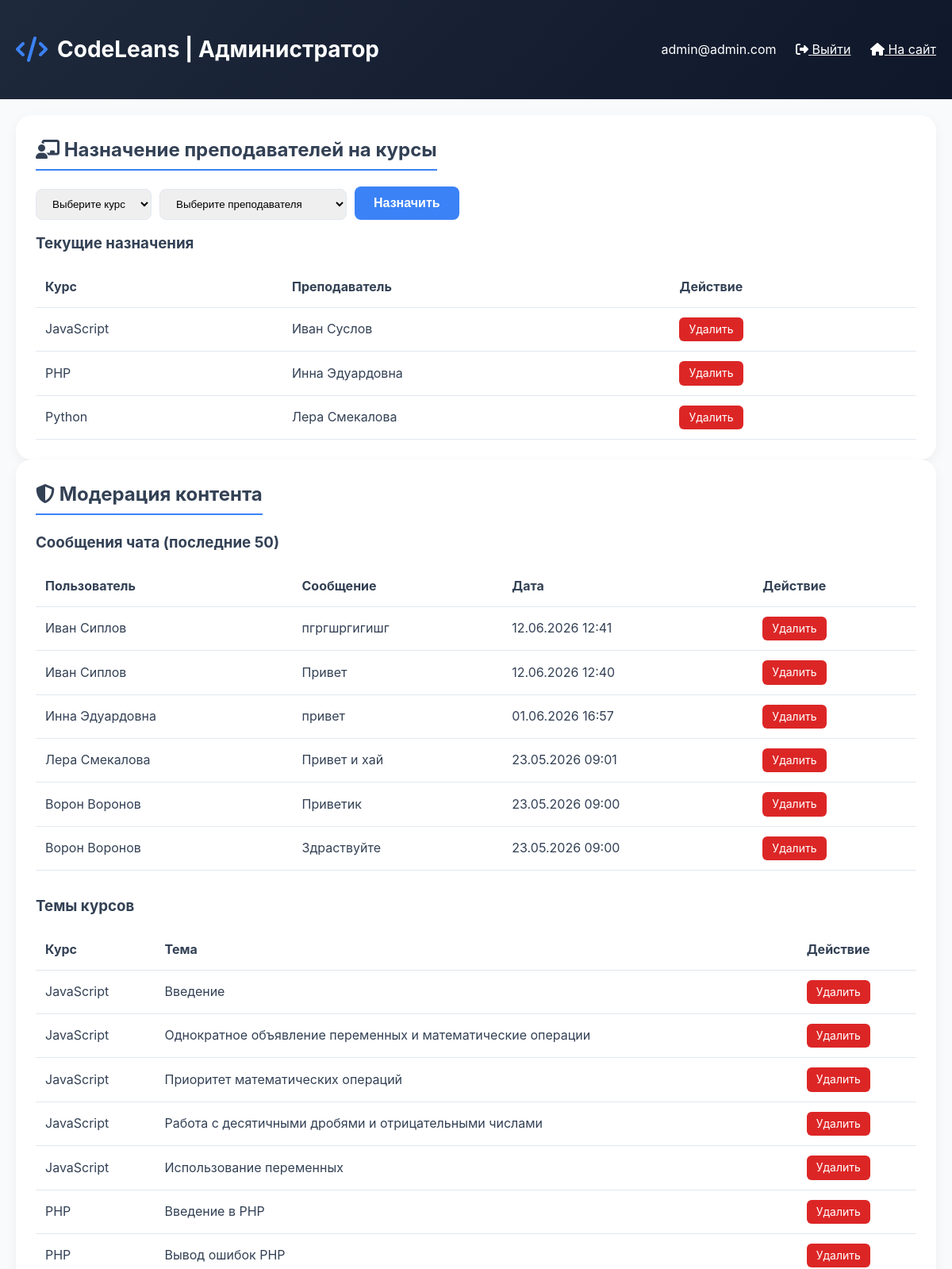
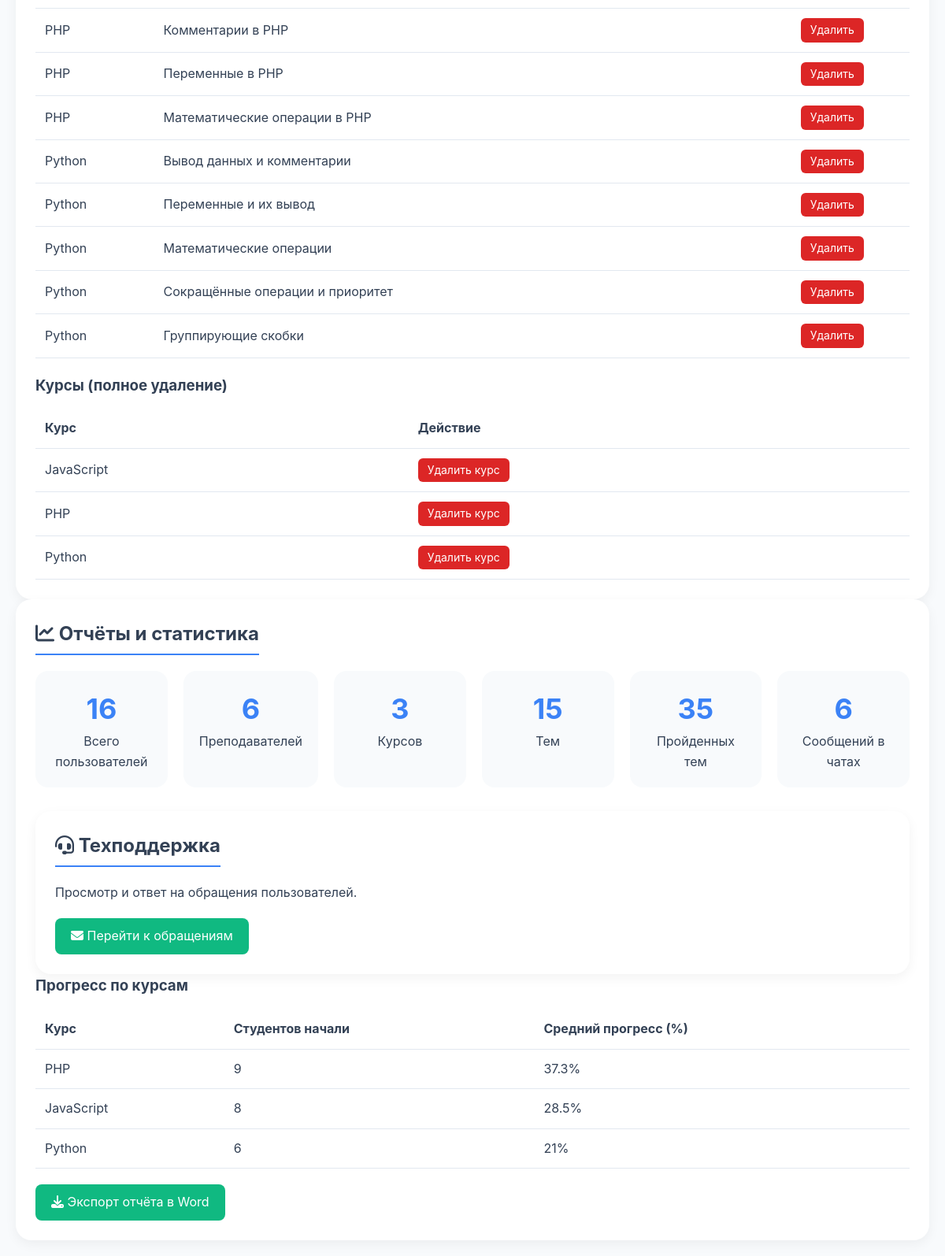
The page /admin.php (signed in) on the database its author committed (2 pictures, top to bottom).
### tables this page shows
CREATE TABLE `course_teachers` (
  `id` int(11) NOT NULL,
  `course_id` int(11) NOT NULL,
  `teacher_id` int(11) NOT NULL,
  `assigned_at` timestamp NOT NULL DEFAULT current_timestamp()
);

CREATE TABLE `courses` (
  `id` int(11) NOT NULL,
  `course_name` varchar(50) NOT NULL,
  `course_description` text DEFAULT NULL,
  `total_topic` int(11) NOT NULL DEFAULT 0,
  `total_hours` int(11) NOT NULL DEFAULT 0,
  `created_by` int(11) DEFAULT NULL,
  `is_published` tinyint(1) NOT NULL DEFAULT 1,
  `is_public` tinyint(1) NOT NULL DEFAULT 0
);

CREATE TABLE `users` (
  `id` int(11) NOT NULL,
  `full_name` varchar(100) NOT NULL,
  `email` varchar(100) NOT NULL,
  `theme` varchar(20) DEFAULT 'light',
  `font_size` varchar(20) DEFAULT 'medium',
  `avatar` varchar(255) DEFAULT NULL,
  `password` varchar(255) NOT NULL,
  `created_at` timestamp NOT NULL DEFAULT current_timestamp(),
  `reset_token` varchar(255) DEFAULT NULL,
  `reset_expires` datetime DEFAULT NULL
);

CREATE TABLE `chat_messages` (
  `id` int(11) NOT NULL,
  `course_id` int(11) NOT NULL,
  `user_id` int(11) NOT NULL,
  `message` text DEFAULT NULL,
  `file_path` varchar(255) DEFAULT NULL,
  `file_type` varchar(100) DEFAULT NULL,
  `created_at` timestamp NOT NULL DEFAULT current_timestamp()
);

CREATE TABLE `topics` (
  `id` int(11) NOT NULL,
  `course_id` int(11) NOT NULL,
  `topic_name` varchar(200) NOT NULL,
  `topic_description` text DEFAULT NULL,
  `content` text DEFAULT NULL,
  `duration_minutes` int(11) NOT NULL DEFAULT 30,
  `image_path` varchar(255) DEFAULT NULL
);

### config.php (called while the page is built, shortened)
<?php
function getBodyThemeClass() {
    return 'theme-light';
}
$current_font_size = $_SESSION['font_size'] ?? 'medium';
?>

### admin.php (the view, shortened to what this page needs)
<?php
require_once 'config/config.php';
$courses = $pdo->query("SELECT * FROM courses ORDER BY course_name")->fetchAll();
$assignments = $pdo->query("
    SELECT ct.id, c.course_name, u.full_name as teacher_name
    FROM course_teachers ct
    JOIN courses c ON ct.course_id = c.id
    JOIN users u ON ct.teacher_id = u.id
    ORDER BY c.course_name
")->fetchAll();
$chat_messages = $pdo->query("
    SELECT m.*, u.full_name
    FROM chat_messages m
    JOIN users u ON m.user_id = u.id
    ORDER BY m.created_at DESC LIMIT 50
")->fetchAll();
$topics = $pdo->query("
    SELECT t.*, c.course_name
    FROM topics t
    JOIN courses c ON t.course_id = c.id
    ORDER BY c.course_name, t.id
")->fetchAll();
$stats = [];
$stats['total_users'] = $pdo->query("SELECT COUNT(*) FROM users")->fetchColumn();
$stats['total_teachers'] = $pdo->query("
    SELECT COUNT(*) FROM user_roles ur JOIN roles r ON ur.role_id = r.id WHERE r.role_name = 'teacher'
")->fetchColumn();
$stats['total_courses'] = $pdo->query("SELECT COUNT(*) FROM courses")->fetchColumn();
$stats['total_topics'] = $pdo->query("SELECT COUNT(*) FROM topics")->fetchColumn();
$stats['total_completed_topics'] = $pdo->query("SELECT COUNT(*) FROM topic_progress WHERE is_completed = 1")->fetchColumn();
$stats['total_messages'] = $pdo->query("SELECT COUNT(*) FROM chat_messages")->fetchColumn();
$course_progress = $pdo->query("
    SELECT c.course_name,
           COUNT(DISTINCT CASE WHEN up.progress_percent > 0 THEN up.user_id END) as students_started,
           AVG(up.progress_percent) as avg_progress
    FROM courses c
    LEFT JOIN user_progress up ON c.id = up.course_id
    GROUP BY c.id
    ORDER BY students_started DESC
")->fetchAll();
?>
<!DOCTYPE html>
<html lang="ru">
<head>
    <link rel="stylesheet" href="style/codeleans.css">
    <link rel="stylesheet" href="https://cdnjs.cloudflare.com/ajax/libs/font-awesome/6.4.0/css/all.min.css">
    <link rel="stylesheet" href="style/global.css">
</head>
<body class="<?= getBodyThemeClass() ?> font-<?= htmlspecialchars($current_font_size ?? 'medium') ?>">
    <div class="admin-header">
        <div class="admin-container" style="display: flex; justify-content: space-between; align-items: center;">
            <div class="logo" style="color:white;">
                <i class="fas fa-code"></i>
                <h1 style="color:white;">CodeLeans | Администратор</h1>
            </div>
            <div>
                <span><?= htmlspecialchars($_SESSION['admin_email']) ?></span>
                <a href="admin_logout.php" style="color:white; margin-left:20px;"><i class="fas fa-sign-out-alt"></i> Выйти</a>
                <a href="index.php" style="color:white; margin-left:20px;"><i class="fas fa-home"></i> На сайт</a>
            </div>
        </div>
    </div>
    <div class="admin-container">
        <div class="admin-card">
            <h2><i class="fas fa-chalkboard-user"></i> Назначение преподавателей на курсы</h2>
            <form method="post">
                <div class="form-group">
                    <select name="course_id" required>
                        <option value="">Выберите курс</option>
                    </select>
                    <select name="teacher_id" required>
                        <option value="">Выберите преподавателя</option>
                    </select>
                    <button type="submit" name="assign_teacher">Назначить</button>
                </div>
            </form>
            <h3>Текущие назначения</h3>
            <table>
                <thead><tr><th>Курс</th><th>Преподаватель</th><th>Действие</th></tr></thead>
                <tbody>
                    <?php foreach ($assignments as $a): ?>
                        <tr>
                            <td><?= htmlspecialchars($a['course_name']) ?></td>
                            <td><?= htmlspecialchars($a['teacher_name']) ?></td>
                            <td><a href="?action=remove_assignment&id=<?= $a['id'] ?>" class="delete-btn" onclick="return confirm('Удалить назначение?')">Удалить</a></td>
                        </tr>
                    <?php endforeach; ?>
                </tbody>
            </table>
        </div>
        <div class="admin-card">
            <h2><i class="fas fa-shield-alt"></i> Модерация контента</h2>
            <div style="margin-bottom: 30px;">
                <h3>Сообщения чата (последние 50)</h3>
                <table>
                    <thead><tr><th>Пользователь</th><th>Сообщение</th><th>Дата</th><th>Действие</th></tr></thead>
                    <tbody>
                        <?php foreach ($chat_messages as $msg): ?>
                            <tr>
                                <td><?= htmlspecialchars($msg['full_name']) ?></td>
                                <td><?= htmlspecialchars(mb_substr($msg['message'], 0, 80)) ?></td>
                                <td><?= date('d.m.Y H:i', strtotime($msg['created_at'])) ?></td>
                                <td><a href="?action=delete_chat&msg_id=<?= $msg['id'] ?>" class="delete-btn" onclick="return confirm('Удалить сообщение?')">Удалить</a></td>
                            </tr>
                        <?php endforeach; ?>
                    </tbody>
                </table>
            </div>
            <div>
                <h3>Темы курсов</h3>
                <table>
                    <thead><tr><th>Курс</th><th>Тема</th><th>Действие</th></tr></thead>
                    <tbody>
                        <?php foreach ($topics as $topic): ?>
                            <tr>
                                <td><?= htmlspecialchars($topic['course_name']) ?></td>
                                <td><?= htmlspecialchars($topic['topic_name']) ?></td>
                                <td><a href="?action=delete_topic&topic_id=<?= $topic['id'] ?>" class="delete-btn" onclick="return confirm('Удалить тему и весь прогресс по ней?')">Удалить</a></td>
                            </tr>
                        <?php endforeach; ?>
                    </tbody>
                </table>
            </div>
            <div style="margin-top: 20px;">
                <h3>Курсы (полное удаление)</h3>
                <table>
                    <thead><tr><th>Курс</th><th>Действие</th></tr></thead>
                    <tbody>
                        <?php foreach ($courses as $c): ?>
                            <tr>
                                <td><?= htmlspecialchars($c['course_name']) ?></td>
                                <td><a href="?action=delete_course&course_id=<?= $c['id'] ?>" class="delete-btn" onclick="return confirm('Удалить курс со всеми темами и прогрессом?')">Удалить курс</a></td>
                            </tr>
                        <?php endforeach; ?>
                    </tbody>
                </table>
            </div>
        </div>
        <div class="admin-card">
            <h2><i class="fas fa-chart-line"></i> Отчёты и статистика</h2>
            <div class="stats-row">
                <div class="stat-box"><div class="stat-number"><?= $stats['total_users'] ?></div><div>Всего пользователей</div></div>
                <div class="stat-box"><div class="stat-number"><?= $stats['total_teachers'] ?></div><div>Преподавателей</div></div>
                <div class="stat-box"><div class="stat-number"><?= $stats['total_courses'] ?></div><div>Курсов</div></div>
                <div class="stat-box"><div class="stat-number"><?= $stats['total_topics'] ?></div><div>Тем</div></div>
                <div class="stat-box"><div class="stat-number"><?= $stats['total_completed_topics'] ?></div><div>Пройденных тем</div></div>
                <div class="stat-box"><div class="stat-number"><?= $stats['total_messages'] ?></div><div>Сообщений в чатах</div></div>
            </div>
            <div class="admin-card">
    <h2><i class="fas fa-headset"></i> Техподдержка</h2>
    <p>Просмотр и ответ на обращения пользователей.</p>
    <a href="admin_support.php" class="export-btn">
        <i class="fas fa-envelope"></i> Перейти к обращениям
    </a>
</div>
            <h3>Прогресс по курсам</h3>
            <table>
                <thead><tr><th>Курс</th><th>Студентов начали</th><th>Средний прогресс (%)</th></tr></thead>
                <tbody>
                    <?php foreach ($course_progress as $cp): ?>
                        <tr>
                            <td><?= htmlspecialchars($cp['course_name']) ?></td>
                            <td><?= $cp['students_started'] ?></td>
                            <td><?= round($cp['avg_progress'], 1) ?>%</td>
                        </tr>
                    <?php endforeach; ?>
                </tbody>
            </table>
            <a href="?action=export_doc" class="export-btn"><i class="fas fa-download"></i> Экспорт отчёта в Word</a>
        </div>
    </div>
</body>
</html>

### codeleans.css (style rules this page uses)
* { margin: 0; padding: 0; box-sizing: border-box; }
body { font-family: 'Inter', sans-serif; background-color: #f8fafc; color: #334155; line-height: 1.6; }
.logo { display: flex; align-items: center; gap: 12px; }
.logo i { font-size: 32px; color: #3b82f6; }
.logo h1 { font-size: 28px; font-weight: 700; color: #1e293b; }
body.font-medium { font-size: 16px; }
.btn, .btn-primary, .btn-submit, .course-btn, .complete-btn, .start-btn, .btn-complete, button[type="submit"]:not(.toggle-password):not(.modal-close):not(.about-btn):not(.profile-btn) { display: inline-flex !important; align-items: center !important; justify-content: center !important; gap: 8px !important; background: #3b82f6 !important; color: white !important; border: none !important; padding: 12px 24px !important; border-radius: 8px !important; font-size: 16px !important; font-weight: 600 !important; text-decoration: none !important; cursor: pointer !important; transition: all 0.3s ease !important; }
.btn-danger, .delete-btn { background: #dc2626 !important; }

### global.css (style rules this page uses)
body.font-medium { font-size: 16px; }

### admin.php (style rules this page uses)
.admin-header { background: linear-gradient(135deg, #1e293b, #0f172a); color: white; padding: 20px 0; }
.admin-container { max-width: 1400px; margin: 0 auto; padding: 20px; }
.admin-card { background: white; border-radius: 20px; padding: 25px; box-shadow: 0 5px 15px rgba(0,0,0,0.05); }
.admin-card h2 { font-size: 24px; margin-bottom: 20px; border-bottom: 2px solid #3b82f6; display: inline-block; padding-bottom: 5px; }
.form-group { margin-bottom: 15px; display: flex; gap: 10px; flex-wrap: wrap; align-items: flex-end; }
select, button { padding: 10px 16px; border-radius: 8px; border: 1px solid #e2e8f0; }
button { background: #3b82f6; color: white; border: none; cursor: pointer; transition: 0.3s; }
table { width: 100%; border-collapse: collapse; margin-top: 15px; }
th, td { padding: 12px; text-align: left; border-bottom: 1px solid #e2e8f0; }
.delete-btn { background: #dc2626; color: white; padding: 4px 12px; border-radius: 6px; text-decoration: none; font-size: 14px; display: inline-block; }
.stats-row { display: flex; flex-wrap: wrap; gap: 20px; margin-bottom: 30px; }
.stat-box { background: #f8fafc; padding: 20px; border-radius: 16px; flex: 1; text-align: center; }
.stat-number { font-size: 36px; font-weight: 700; color: #3b82f6; }
.export-btn { background: #10b981; margin-top: 20px; display: inline-block; padding: 10px 20px; border-radius: 8px; text-decoration: none; color: white; }

### rows shown on the page
course_teachers: course.course_name "JavaScript", teacher.full_name "Иван Суслов"
course_teachers: course.course_name "PHP", teacher.full_name "Инна Эдуардовна"
course_teachers: course.course_name "Python", teacher.full_name "Лера Смекалова"
chat_messages: user.full_name "Иван Сиплов", message "пгргшргигишг", created_at "12.06.2026 12:41"
chat_messages: user.full_name "Иван Сиплов", message "Привет", created_at "12.06.2026 12:40"
chat_messages: user.full_name "Инна Эдуардовна", message "привет", created_at "01.06.2026 16:57"
chat_messages: user.full_name "Лера Смекалова", message "Привет и хай", created_at "23.05.2026 09:01"
chat_messages: user.full_name "Ворон Воронов", message "Приветик", created_at "23.05.2026 09:00"
chat_messages: user.full_name "Ворон Воронов", message "Здраствуйте", created_at "23.05.2026 09:00"
topics: course.course_name "JavaScript", topic_name "Введение"
topics: course.course_name "JavaScript", topic_name "Однократное объявление переменных и математические операции"
topics: course.course_name "JavaScript", topic_name "Приоритет математических операций"
topics: course.course_name "JavaScript", topic_name "Работа с десятичными дробями и отрицательными числами"
topics: course.course_name "JavaScript", topic_name "Использование переменных"
topics: course.course_name "PHP", topic_name "Введение в PHP"
topics: course.course_name "PHP", topic_name "Вывод ошибок PHP"
topics: course.course_name "PHP", topic_name "Комментарии в PHP"
topics: course.course_name "PHP", topic_name "Переменные в PHP"
topics: course.course_name "PHP", topic_name "Математические операции в PHP"
topics: course.course_name "Python", topic_name "Вывод данных и комментарии"
topics: course.course_name "Python", topic_name "Переменные и их вывод"
topics: course.course_name "Python", topic_name "Математические операции"
topics: course.course_name "Python", topic_name "Сокращённые операции и приоритет"
topics: course.course_name "Python", topic_name "Группирующие скобки"
courses: course_name "JavaScript"
courses: course_name "PHP"
courses: course_name "Python"

### other values the page prints
$_SESSION['admin_email'] "admin@admin.com"
$stats['total_users'] "16"
$stats['total_teachers'] "6"
$stats['total_courses'] "3"
$stats['total_topics'] "15"
$stats['total_completed_topics'] "35"
$stats['total_messages'] "6"
$cp['course_name'] "PHP"
$cp['students_started'] "9"
$cp['avg_progress'] "37.3"
$cp['course_name'] "JavaScript"
$cp['students_started'] "8"
$cp['avg_progress'] "28.5"
$cp['course_name'] "Python"
$cp['students_started'] "6"
